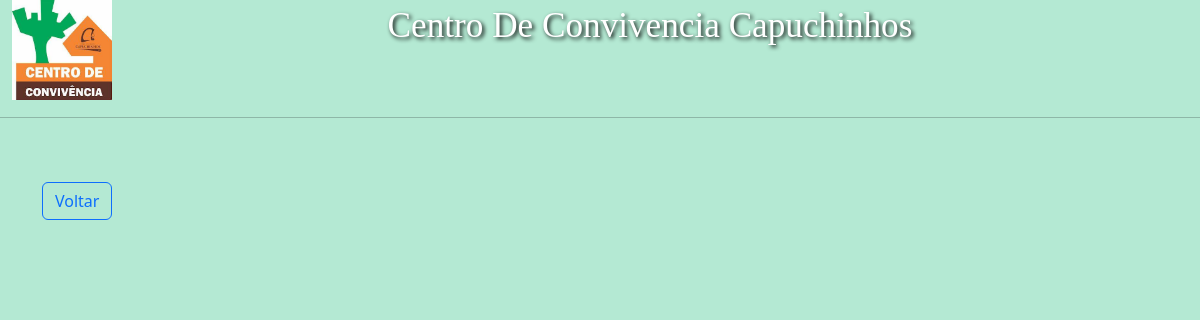
The page /ver_estoque/ on the database as committed earlier.
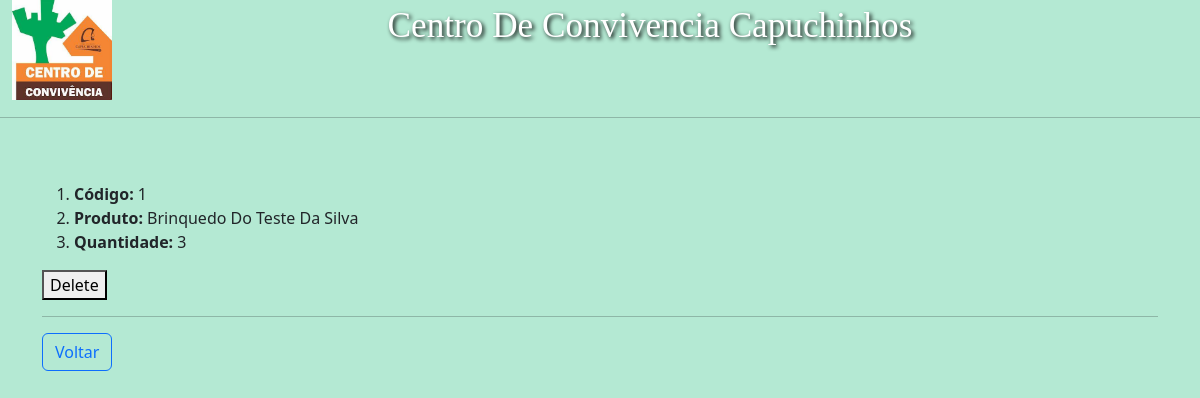
The same page on the database as committed later.
### nomedaapp/models.py (models this page shows, shortened)
class Estoque(models.Model):
    codigo=models.IntegerField(null=True, blank=True)
    produto = models.CharField(max_length = 50)
    quantidade= models.IntegerField(null=True, blank=True)

### nomedaapp/views.py (the view)
class EstoqueListView (ListView):
    template_name = "VerEstoque.html"
    model = Estoque

### templates/VerEstoque.html (shortened to what this page needs)
{% extends 'Inicial.html' %}
{% load static %}
{% block content %}
        {% for item in object_list %}
        <ol>
        <b><li></b><b>Código: </b>{{item.codigo }}</li>
        <li><b>Produto: </b>{{ item.produto }}</li>
        <li><b>Quantidade: </b>{{ item.quantidade }}</li>
        </ol>
        <form action='/ver_estoque/delete/{{item.pk}}' method = "post">
                <button type = "submit">Delete</button>
        </form>
        <hr color="black">
        {% endfor %}
        <div class="text-right">
                <a href="/estoque/" class="btn btn-outline-primary">Voltar</a>
        </div>
{% endblock content %}

Rows that differ between the two databases and show on the page:
added Estoque: codigo "1", produto "Brinquedo Do Teste Da Silva", quantidade "3"
